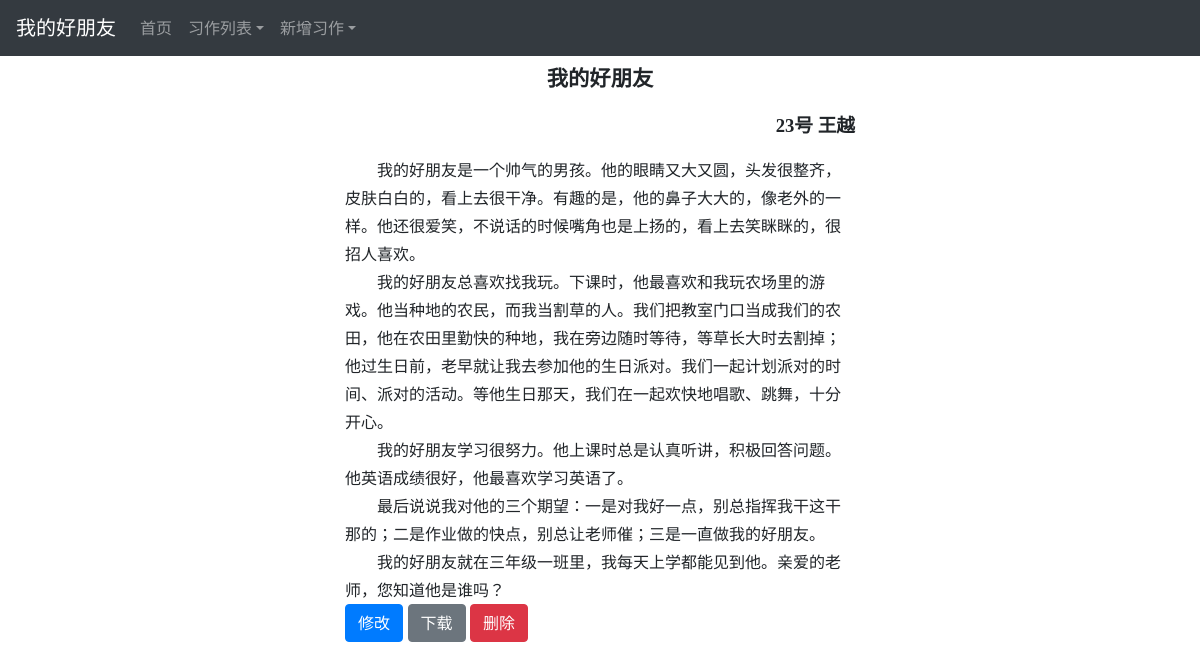
Screenshot of /essays/75e9a48c-cc48-4354-92cc-5fd5bf1f510b/ with the database file from the repository.
### essays/models.py (models this page shows, shortened)
class Essay(models.Model):
    student_name = models.CharField(db_column="student_name", max_length=100)
    student_no = models.IntegerField(db_column="student_number")
    subject = models.CharField(max_length=100, db_column="subject", blank=True, null=True);
    secondary_subject = models.CharField(max_length=100, db_column="secondary_subject", blank=True, null=True)
    category = models.CharField(max_length=100, blank=True, null=True)
    essay_type = models.CharField(max_length=100, blank=True, null=True)
    serial_number = models.CharField(max_length=100, blank=True, null=True)
    context = models.TextField(db_column="context")
    pub_date = models.DateTimeField('date published', blank=True, null=True)
    uuid = models.CharField(max_length=100,  blank=True, null=True);
    def context_p(self):
        co = self.context.replace('<', '&lt;').replace('>', '&gt;')
        return "<p class='indent'>"+co.replace('\n',"</p><p class='indent'>")+"</p>"

### essays/views.py (the view)
# urls.py: path('<pk>/', views.essay, name='essay'),
def essay(request, pk):
    essay = get_object_or_404(Essay, uuid=pk)
    return render(request, 'essays/essay.html', {'essay': essay})

### essays/templates/essays/essay.html (shortened to what this page needs)
{% extends "essays/base.html" %}
{% block pagetitle %}
{{ essay.subject }}
{% endblock pagetitle %}
{% block content %}
    <div class='main-container'>
      <p style='font-size: 16pt;font-family: 宋体; text-align:center; font-weight:bold;'>{{ essay.subject }}</p>
      <p style="font-size: 14pt;  font-family: '楷体'; text-align: right; font-weight:bold;">{{ essay.student_no }}号 {{ essay.student_name }}</p>
      {% autoescape off %}
        {{ essay.context_p }}
      {% endautoescape %}
      <a class="btn btn btn-primary" href="{% url 'essays:update' essay.uuid %}">修改</a>
      <a class="btn btn btn-secondary" href="{% url 'essays:download' essay.uuid 'docx' %}">下载</a>
      <form method="post" action="{% url 'essays:delete' essay.uuid %}" style='display: inline;'>
        <button class="btn btn btn-danger " type="submit">删除</button>
      </form>
    </div>
{% endblock content %}

### essays/templates/essays/base.html (style rules this page uses)
body { padding-top: 5rem; }
body { padding-top: 2rem; padding-bottom: 2rem; }
div.main-container { max-width: 510px;margin:auto; }

### essays/templates/essays/essay.html (style rules this page uses)
.indent { text-indent: 2em; margin-bottom: 0; line-height: 28px; }

### rows the page displays
Essay: subject "我的好朋友", student_no "23", student_name "王越", context_p "我的好朋友是一个帅气的男孩。他的眼睛又大又圆，头发很整齐，皮肤白白的，看上去很干净。有趣的是，他的鼻子大大的，像老外的一样。他还很爱笑，不说话的时候嘴角也是上扬的，看上去笑眯眯的，很招人喜欢。 我的好朋友总喜欢找我玩。下课时，他最喜欢和我玩农场里的游戏。他当种地的农民，而我当割草的人。我们把教室门口当成我们的农田，他在农田里勤快的种地，我在旁边随时等待，等草长大时去割掉；他过生日前，老早就让我去参加他的生日派对。我们一起计划派对的时间、派对的活动。等他生日那天，我们在一起欢快地唱歌、跳舞，十分开心。 我的好朋友学习很努力。他上课时总是认真听讲，积极回答问题。他英语成绩很好，他最喜欢学习英语了。 最后说说我对他的三个期望：一是对我好一点，别总指挥我干这干那的；二是作业做的快点，别总让老师催；三是一直做我的好朋友。 我的好朋友就在三年级一班里，我每天上学都能见到他。亲爱的老师，您知道他是谁吗？"
